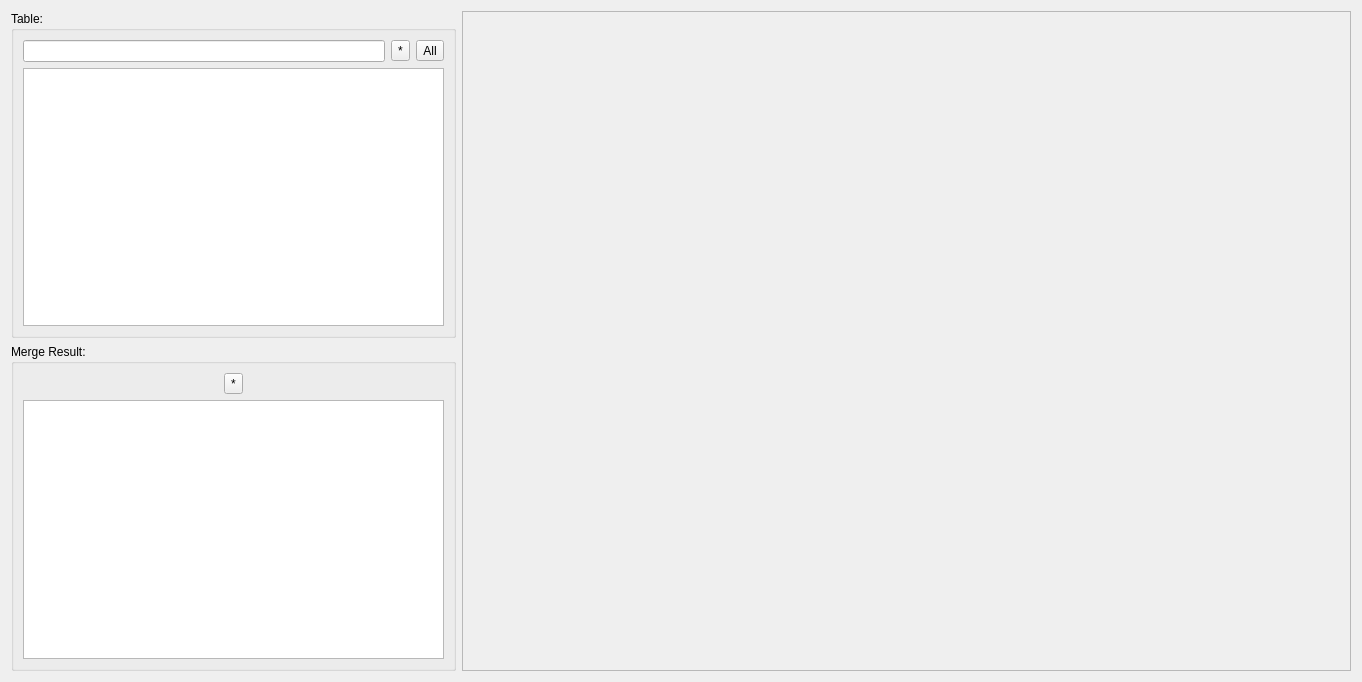
<?xml version="1.0" encoding="UTF-8"?>
<ui version="4.0">
 <class>ModelWriter</class>
 <widget class="QWidget" name="ModelWriter">
  <property name="geometry">
   <rect>
    <x>0</x>
    <y>0</y>
    <width>1362</width>
    <height>682</height>
   </rect>
  </property>
  <property name="sizePolicy">
   <sizepolicy hsizetype="Preferred" vsizetype="Preferred">
    <horstretch>0</horstretch>
    <verstretch>0</verstretch>
   </sizepolicy>
  </property>
  <property name="windowTitle">
   <string>Form</string>
  </property>
  <layout class="QHBoxLayout" name="horizontalLayout_11" stretch="1,2">
   <item>
    <layout class="QVBoxLayout" name="verticalLayout_8" stretch="0,0">
     <item>
      <widget class="QGroupBox" name="groupBox">
       <property name="title">
        <string>Table:</string>
       </property>
       <layout class="QVBoxLayout" name="verticalLayout">
        <item>
         <layout class="QHBoxLayout" name="horizontalLayout">
          <item>
           <widget class="QLineEdit" name="lineEdit_filter"/>
          </item>
          <item>
           <widget class="QToolButton" name="toolButton_filter_clear">
            <property name="text">
             <string>*</string>
            </property>
           </widget>
          </item>
          <item>
           <widget class="QToolButton" name="toolButton_all">
            <property name="text">
             <string>All</string>
            </property>
           </widget>
          </item>
         </layout>
        </item>
        <item>
         <widget class="QTreeView" name="treeView"/>
        </item>
       </layout>
      </widget>
     </item>
     <item>
      <widget class="QGroupBox" name="groupBox_3">
       <property name="title">
        <string>Merge Result:</string>
       </property>
       <layout class="QVBoxLayout" name="verticalLayout_3">
        <item>
         <layout class="QHBoxLayout" name="horizontalLayout_3">
          <item>
           <widget class="QToolButton" name="toolButton_lineedit_all_clear">
            <property name="text">
             <string>*</string>
            </property>
           </widget>
          </item>
         </layout>
        </item>
        <item>
         <widget class="QCodeEditor" name="textEdit_final"/>
        </item>
       </layout>
      </widget>
     </item>
    </layout>
   </item>
   <item>
    <widget class="QScrollArea" name="scrollArea">
     <property name="widgetResizable">
      <bool>true</bool>
     </property>
     <widget class="QWidget" name="scrollAreaWidgetContents">
      <property name="geometry">
       <rect>
        <x>0</x>
        <y>0</y>
        <width>890</width>
        <height>662</height>
       </rect>
      </property>
      <layout class="QVBoxLayout" name="verticalLayout_2">
       <item>
        <widget class="QWidget" name="widget" native="true"/>
       </item>
      </layout>
     </widget>
    </widget>
   </item>
  </layout>
 </widget>
 <customwidgets>
  <customwidget>
   <class>QCodeEditor</class>
   <extends>QTextEdit</extends>
   <header location="global">QCodeEditor</header>
  </customwidget>
 </customwidgets>
 <tabstops>
  <tabstop>scrollArea</tabstop>
  <tabstop>lineEdit_filter</tabstop>
  <tabstop>toolButton_filter_clear</tabstop>
  <tabstop>toolButton_all</tabstop>
  <tabstop>treeView</tabstop>
  <tabstop>toolButton_lineedit_all_clear</tabstop>
  <tabstop>textEdit_final</tabstop>
 </tabstops>
 <resources/>
 <connections/>
</ui>
